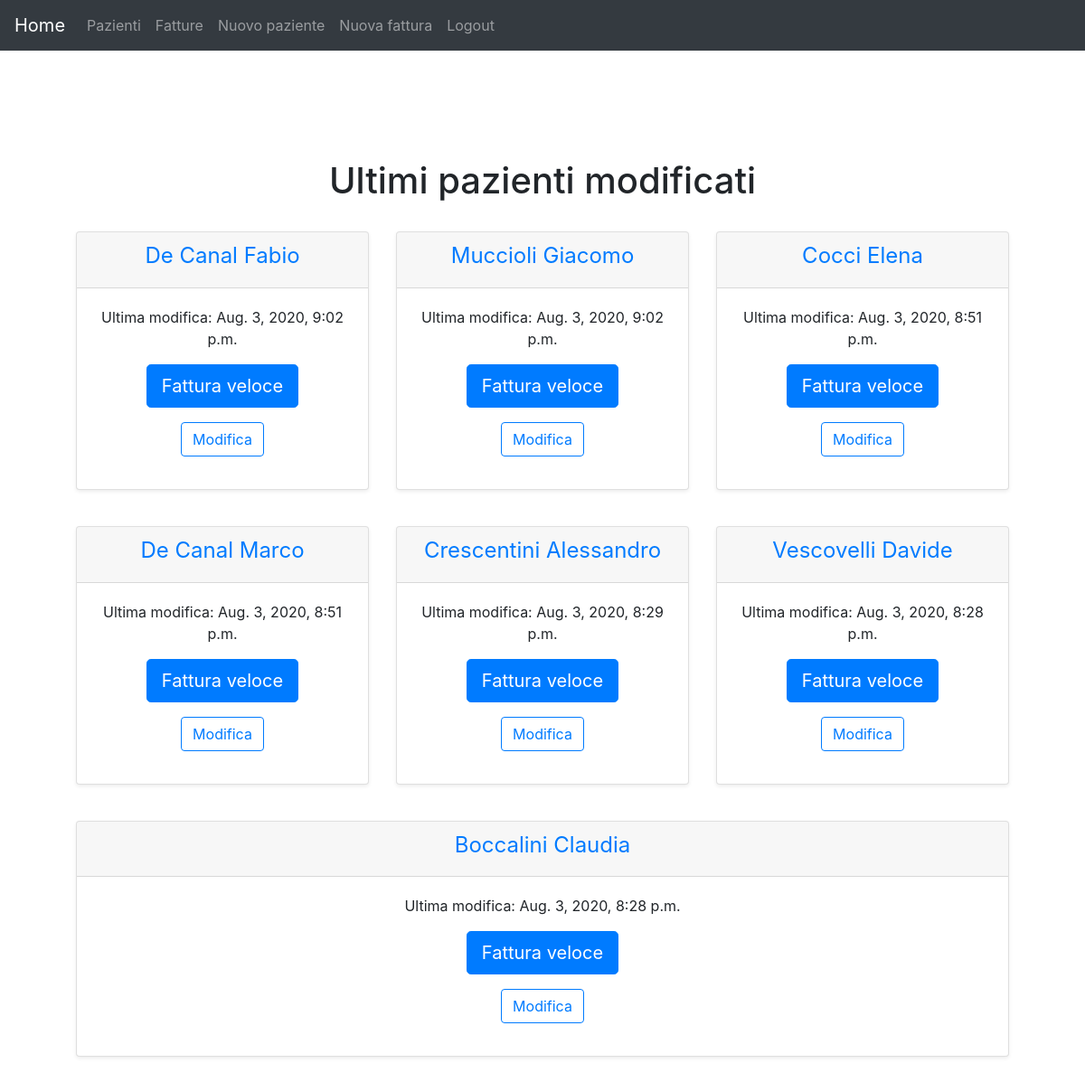
The app's page /gestione/ (signed in) with its own data.
### gestione/models.py (models this page shows)
class Paziente(models.Model):
	cognome = models.CharField(max_length = 100, help_text = 'Cognome')
	nome = models.CharField(max_length = 100, help_text = 'Nome')
	codfisc = models.CharField("Codice fiscale", max_length = 16, help_text = 'Codice fiscale', blank = True)
	piva = models.CharField('Partita Iva', max_length = 50, help_text = 'P. Iva', blank = True)
	paese = models.CharField('Città', max_length = 100, help_text = 'Città', blank = True)
	provincia = models.CharField(max_length = 2, help_text = 'Prov.', blank = True)
	cap = models.CharField('CAP', max_length = 5, help_text = 'CAP', blank = True)
	via = models.CharField(max_length = 100, help_text = 'Via', blank = True)
	civico = models.CharField('N. civico', max_length = 30, help_text = 'N. civico', blank = True)
	telefono = models.CharField(max_length = 25, help_text = 'Telefono', blank = True)
	email = models.EmailField(help_text = 'email', blank = True)
	data_nascita  = models.DateField('Data di nascita', help_text = 'Data di nascita <em>YYYY-MM-DD</em>.', blank = True, null=True)
	paese_nascita = models.CharField('Città di nascita', max_length = 100, help_text = 'Città di nascita', blank = True)
	provincia_nascita = models.CharField('Provincia di nascita',max_length = 2, help_text = 'Prov. di nascita', blank = True)
	prezzo = models.DecimalField(help_text = 'Prezzo', max_digits = 8, decimal_places = 2, blank = True, default = 50.00)
	ultima_modifica = models.DateTimeField(help_text = 'Ultima modifica', auto_now = True)
	class Meta:
		ordering = ['cognome','nome']
	def __str__(self):
		return ' '.join([self.cognome, self.nome])
	def get_absolute_url(self):
		return reverse('dettaglio-paziente', args=[str(self.id)])

### gestione/views.py (the view)
# urls.py: path('', views.home_page, name='home'),
@login_required
@permission_required('gestione.view_paziente')
def home_page(request):
    paz = Paziente.objects.all().order_by('-ultima_modifica')[:15]
    indici = [1,4,7,10,13]
    context = {
        'num_paz': len(paz),
        'paz':paz,
        'indici':indici,
    }
    return render(request,'gestione/home.html',context)

### gestione/templates/gestione/home.html
{% extends 'generic.html' %}
{% block main-content %}
<div class="pricing-header px-3 py-3 pt-md-5 pb-md-4 mx-auto text-center">
<h1>Ultimi pazienti modificati</h1>
</div>
<div class="container">
{% for p in paz %}
{% if forloop.counter in indici %}
<div class="card-deck mb-3 text-center">
{% endif %}
    <div class="card mb-4 shadow-sm">
        <div class="card-header">
            <h4 class="font-weight-normal">
            <a href="{{p.get_absolute_url}}">
            {{p}}</a></h4>
        </div>
        <div class="card-body">
            <p>Ultima modifica: {{p.ultima_modifica}}</p>
            <p><a class="btn btn-primary btn-lg" href="{% url 'fattura-veloce' p.pk %}">Fattura veloce</a></p>
            <p><a class="btn btn-outline-primary" href="{% url 'modifica-paziente' p.pk %}">Modifica</a></p>
        </div>
    </div>
{% if forloop.counter|add:"1" in indici %}
</div>
{% endif %}
{% endfor %}
</div>
{% endblock main-content %}

### gestione/templates/generic.html (style rules this page uses)
body { padding-top: 5rem; }

### records on screen
Paziente: cognome+nome "De Canal Fabio", ultima_modifica "Aug. 3, 2020, 9:02 p.m."
Paziente: cognome+nome "Muccioli Giacomo", ultima_modifica "Aug. 3, 2020, 9:02 p.m."
Paziente: cognome+nome "Cocci Elena", ultima_modifica "Aug. 3, 2020, 8:51 p.m."
Paziente: cognome+nome "De Canal Marco", ultima_modifica "Aug. 3, 2020, 8:51 p.m."
Paziente: cognome+nome "Crescentini Alessandro", ultima_modifica "Aug. 3, 2020, 8:29 p.m."
Paziente: cognome+nome "Vescovelli Davide", ultima_modifica "Aug. 3, 2020, 8:28 p.m."
Paziente: cognome+nome "Boccalini Claudia", ultima_modifica "Aug. 3, 2020, 8:28 p.m."
